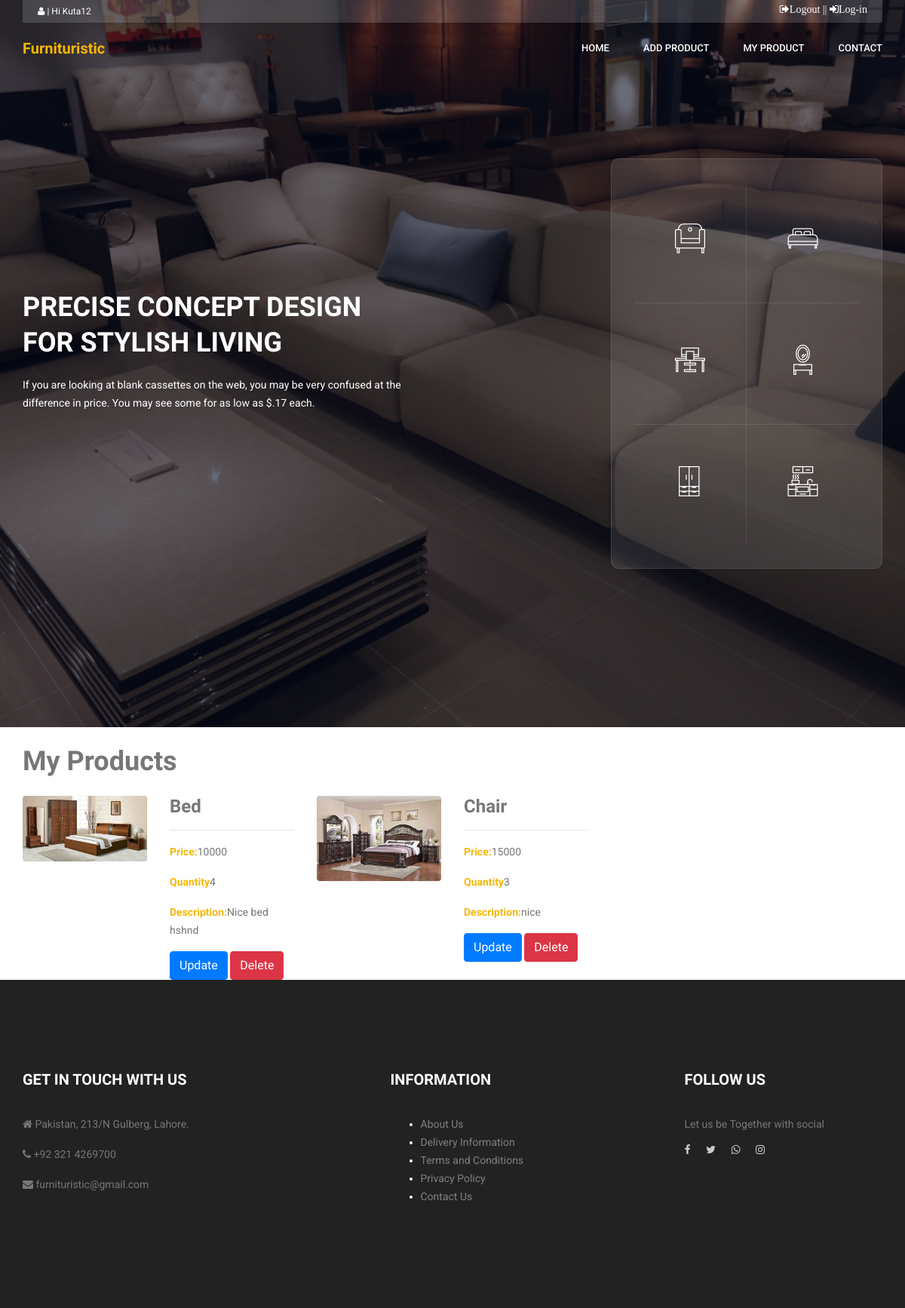
/shopkeeper/my_product.php (signed in), run on the app's committed database.
### tables this page shows
CREATE TABLE `shopkeeper_add_product` (
  `id` int(11) NOT NULL,
  `user_id` int(11) NOT NULL,
  `product_name` varchar(22) NOT NULL,
  `price` varchar(22) NOT NULL,
  `qty` varchar(22) NOT NULL,
  `shop_name` varchar(50) NOT NULL,
  `shop_address` varchar(255) NOT NULL,
  `description` varchar(300) NOT NULL,
  `date` datetime NOT NULL,
  `img1` varchar(300) NOT NULL,
  `img2` varchar(300) NOT NULL,
  `img3` varchar(300) NOT NULL
);

### shopkeeper/my_product.php (the view, shortened to what this page needs)
<?php
include "includes/header.php";
 ?>
 <div class="container">
   <h1 class="my-4">My Products</h1>
<div class="row">
<?php
  $connection= mysqli_connect("localhost","root","","fyp_2");
  $query="select * from shopkeeper_add_product where user_id='$_SESSION[shopkeeperID]'";
  $result=$connection->query($query);
   while($row=mysqli_fetch_array($result))
   {
     ?>
       <div class="col-md-2">
         <a href="#"><img class="img-fluid rounded mb-2 mb-md-0" src="shopkeeper_images/<?php echo $row["img1"];?>" alt="" width="300"height="50">
         </a>
       </div>
       <div class="col-md-2">
         <h3><?php echo $row["product_name"];?></h3>
         <hr>
         <p><b>Price:</b><?php echo $row["price"];?></p>
         <p><b>Quantity</b><?php echo $row["qty"];?></p>
        <div class="" style="overflow-x: auto;" >
          <p ><b>Description:</b><?php echo $row["description"];?></p>
         </div>
         <a class="btn btn-primary"  href="update_product.php?id=<?php echo $row['id']; ?>">Update</a>
    <a class="btn btn-danger" href="delete_product.php?id=<?php echo $row['id']; ?>" >Delete</a>
  </div>
     <?php
   }
 ?>
  </div>
</div>
 <?php
 include "includes/footer.php";
  ?>

### shopkeeper/css/style.css (style rules this page uses)
a { text-decoration: none; transition: all 0.3s ease-in-out; }
body { line-height: 24px; font-size: 14px; font-family: "Roboto", sans-serif; font-weight: normal; color: #777777; }
h1, h2, h3, h4, h5, h6 { font-family: "Heebo", sans-serif; font-weight: bold; }
@media (min-width: 1200px) { .container { max-width: 1170px; } }
b, sup, sub, u, del { color: #f8b600; }
h1 { font-size: 36px; }
h3 { font-size: 24px; }

### data on the page
shopkeeper_add_product: img1 (picture), product_name "Bed", price "10000", qty "4", description "Nice bed hshnd"
shopkeeper_add_product: img1 (picture), product_name "Chair", price "15000", qty "3", description "nice"

### other printed values
$_SESSION['shopkeeperUser'] "Kuta12"
